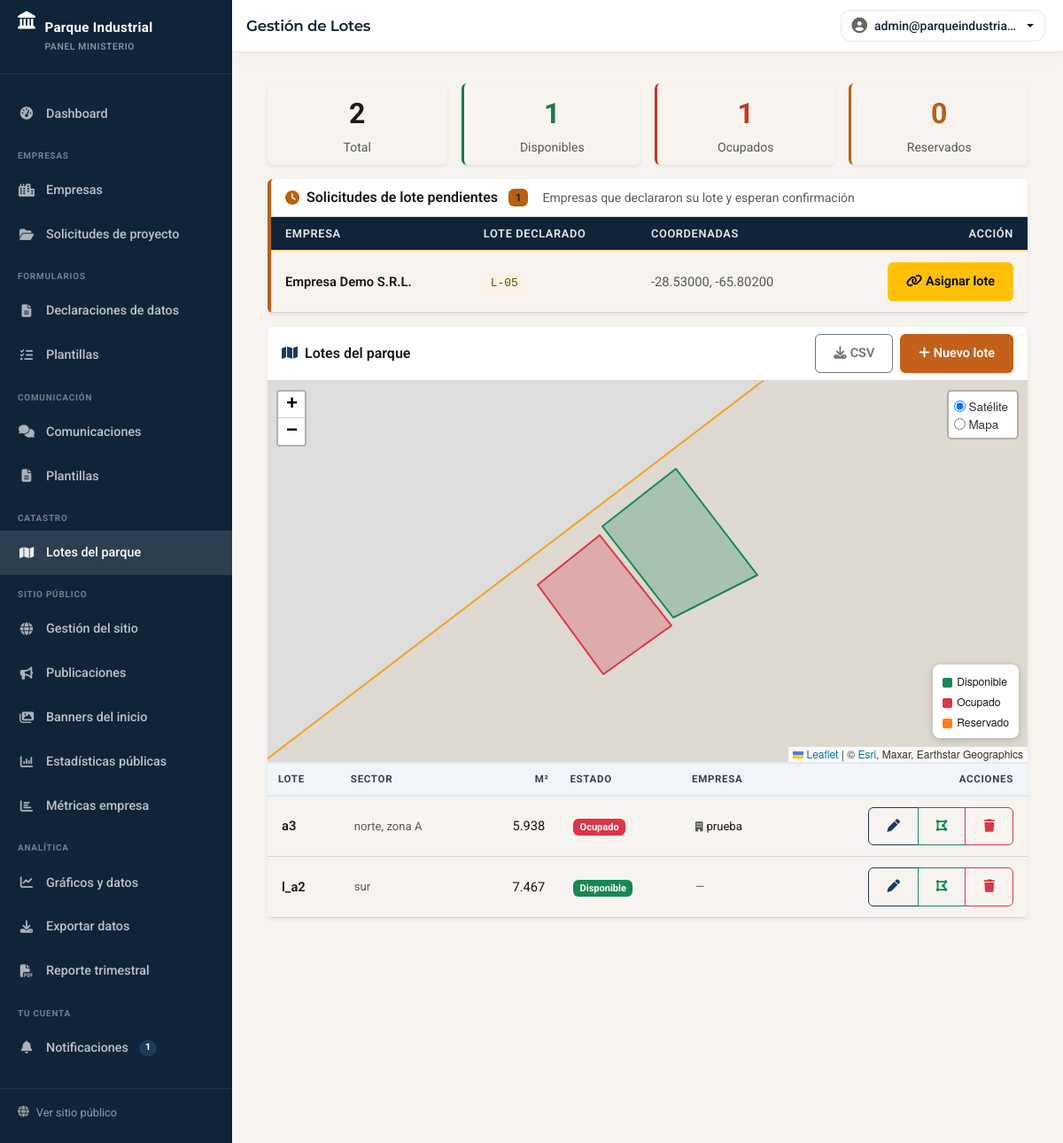
Screenshot of /ministerio/lotes.php (signed in) with the database file from the repository.
### tables this page shows
CREATE TABLE `lotes` (
  `id` int(11) NOT NULL AUTO_INCREMENT,
  `numero_lote` varchar(50) NOT NULL,
  `sector` varchar(100) DEFAULT NULL,
  `superficie_m2` decimal(10,2) DEFAULT NULL,
  `estado` enum('disponible','ocupado','reservado') DEFAULT 'disponible',
  `geometria_terreno` longtext DEFAULT NULL COMMENT 'GeoJSON Polygon serializado',
  `empresa_id` int(11) DEFAULT NULL,
  `created_at` timestamp NOT NULL DEFAULT current_timestamp(),
  `updated_at` timestamp NOT NULL DEFAULT current_timestamp() ON UPDATE current_timestamp(),
  PRIMARY KEY (`id`),
  UNIQUE KEY `uk_numero_lote` (`numero_lote`),
  KEY `idx_estado` (`estado`),
  KEY `idx_empresa` (`empresa_id`),
  CONSTRAINT `lotes_ibfk_1` FOREIGN KEY (`empresa_id`) REFERENCES `empresas` (`id`) ON DELETE SET NULL
);

CREATE TABLE `empresas` (
  `id` int(11) NOT NULL AUTO_INCREMENT,
  `usuario_id` int(11) DEFAULT NULL,
  `nombre` varchar(255) NOT NULL,
  `razon_social` varchar(255) DEFAULT NULL,
  `cuit` varchar(20) DEFAULT NULL,
  `rubro` varchar(100) DEFAULT NULL,
  `descripcion` text DEFAULT NULL,
  `ubicacion` varchar(100) DEFAULT NULL COMMENT 'PI El Pantanillo, Capital, etc',
  `direccion` varchar(255) DEFAULT NULL,
  `latitud` decimal(10,8) DEFAULT NULL,
  `longitud` decimal(11,8) DEFAULT NULL,
  `telefono` varchar(50) DEFAULT NULL,
  `email_contacto` varchar(255) DEFAULT NULL,
  `contacto_nombre` varchar(255) DEFAULT NULL,
  `sitio_web` varchar(255) DEFAULT NULL,
  `facebook` varchar(255) DEFAULT NULL,
  `instagram` varchar(255) DEFAULT NULL,
  `linkedin` varchar(255) DEFAULT NULL,
  `logo` varchar(255) DEFAULT NULL,
  `imagen_portada` varchar(255) DEFAULT NULL,
  `estado` enum('pendiente','activa','suspendida','inactiva') DEFAULT 'pendiente',
  `perfil_completo` tinyint(1) DEFAULT 0,
  `verificada` tinyint(1) DEFAULT 0,
  `visitas` int(11) DEFAULT 0,
  `lote_declarado` varchar(50) DEFAULT NULL COMMENT 'Numero de lote declarado por la empresa',
  `lote_solicitud_estado` enum('sin_solicitud','pendiente','asignado') NOT NULL DEFAULT 'sin_solicitud',
  `created_at` timestamp NOT NULL DEFAULT current_timestamp(),
  `updated_at` timestamp NOT NULL DEFAULT current_timestamp() ON UPDATE current_timestamp(),
  PRIMARY KEY (`id`),
  KEY `usuario_id` (`usuario_id`),
  KEY `idx_rubro` (`rubro`),
  KEY `idx_ubicacion` (`ubicacion`),
  KEY `idx_estado` (`estado`),
  KEY `idx_visitas` (`visitas`),
  FULLTEXT KEY `idx_busqueda` (`nombre`,`razon_social`,`descripcion`,`rubro`),
  CONSTRAINT `empresas_ibfk_1` FOREIGN KEY (`usuario_id`) REFERENCES `usuarios` (`id`) ON DELETE SET NULL
);

### includes/funciones.php (called while the page is built, shortened)
<?php
function e($string) {
    return htmlspecialchars($string ?? '', ENT_QUOTES, 'UTF-8');
}

### public/ministerio/lotes.php (the view, shortened to what this page needs)
<?php
$db = getDB();
$solicitudes_pendientes = [];
try {
    $solicitudes_pendientes = $db->query(
        "SELECT id, COALESCE(nombre, razon_social) AS nombre, latitud, longitud, lote_declarado
         FROM empresas
         WHERE lote_solicitud_estado = 'pendiente' AND lote_declarado IS NOT NULL
         ORDER BY COALESCE(nombre, razon_social)"
    )->fetchAll();
} catch (Throwable $e) {  }
$lotes = $db->query(
    "SELECT l.id, l.numero_lote, l.sector, l.superficie_m2, l.estado,
            l.empresa_id, l.geometria_terreno,
            l.geometria_terreno IS NOT NULL AS tiene_poligono,
            COALESCE(e.nombre, e.razon_social) AS empresa_nombre
     FROM lotes l
     LEFT JOIN empresas e ON l.empresa_id = e.id
     ORDER BY l.numero_lote ASC"
)->fetchAll();
$conteos = ['total' => count($lotes), 'disponible' => 0, 'ocupado' => 0, 'reservado' => 0];
foreach ($lotes as $l) {
    $conteos[$l['estado']] = ($conteos[$l['estado']] ?? 0) + 1;
}
$extra_head = '
<link rel="stylesheet" href="https://unpkg.com/leaflet@1.9.4/dist/leaflet.css"/>
<link rel="stylesheet" href="https://cdnjs.cloudflare.com/ajax/libs/leaflet.draw/1.0.4/leaflet.draw.css"/>
<style>
/* Mapa full-width arriba */
#mapaGeneral   { width: 100%; height: clamp(380px, calc(100vh - 370px), 600px); }
#mapaLoteModal { height: 500px; }
/* Tabla scrollable debajo del mapa */
.lotes-table-wrap {
    overflow-y: auto;
    max-height: 300px;
    border-top: 2px solid #e2e8f0;
}
.lotes-table-wrap table { font-size: .83rem; }
/* Header de tabla — neutraliza el override oscuro de styles.css */
.lotes-table-wrap thead th {
    background: #f1f5f9 !important;
    color: #374151 !important;
    font-weight: 700;
    font-size: .72rem;
    letter-spacing: .06em;
    text-transform: uppercase;
    border-bottom: 2px solid #e2e8f0 !important;
    padding: 8px 12px;
    white-space: nowrap;
}
.badge-disponible { background: #198754; }
.badge-ocupado    { background: #dc3545; }
.badge-reservado  { background: #fd7e14; }
.lote-row-sin-geo td:first-child { opacity: .55; }
tr.lote-activa    { background: #e8f4fd !important; outline: 2px solid #0d6efd; outline-offset: -2px; }
/* Control de capas Leaflet — tamaño compacto */
.leaflet-control-layers { font-size: .78rem; }
@media (max-width: 768px) {
    #mapaGeneral { height: 320px; }
    .lotes-table-wrap { max-height: 260px; }
}
</style>
';
require_once BASEPATH . '/includes/ministerio_layout_header.php';
?>
<div class="row g-3 mb-3">
    <div class="col-6 col-md-3">
        <div class="card border-0 shadow-sm text-center py-2">
            <div class="fs-2 fw-bold"><?= $conteos['total'] ?></div>
            <div class="small text-muted">Total</div>
        </div>
    </div>
    <div class="col-6 col-md-3">
        <div class="card border-0 shadow-sm text-center py-2 border-start border-success border-3">
            <div class="fs-2 fw-bold text-success"><?= $conteos['disponible'] ?></div>
            <div class="small text-muted">Disponibles</div>
        </div>
    </div>
    <div class="col-6 col-md-3">
        <div class="card border-0 shadow-sm text-center py-2 border-start border-danger border-3">
            <div class="fs-2 fw-bold text-danger"><?= $conteos['ocupado'] ?></div>
            <div class="small text-muted">Ocupados</div>
        </div>
    </div>
    <div class="col-6 col-md-3">
        <div class="card border-0 shadow-sm text-center py-2 border-start border-warning border-3">
            <div class="fs-2 fw-bold text-warning"><?= $conteos['reservado'] ?></div>
            <div class="small text-muted">Reservados</div>
        </div>
    </div>
</div>
<?php if (!empty($solicitudes_pendientes)): ?>
<div class="card border-0 shadow-sm border-start border-warning border-4 mb-3">
    <div class="card-header bg-white py-2 d-flex align-items-center gap-2">
        <i class="fa-solid fa-clock text-warning"></i>
        <span class="fw-semibold">Solicitudes de lote pendientes</span>
        <span class="badge bg-warning text-dark ms-1"><?= count($solicitudes_pendientes) ?></span>
        <small class="text-muted ms-2">Empresas que declararon su lote y esperan confirmación</small>
    </div>
    <div class="card-body p-0">
        <table class="table table-sm table-hover align-middle mb-0" style="font-size:.84rem;">
            <thead style="background:#fefce8; border-bottom:2px solid #fde68a;">
                <tr>
                    <th class="px-3 py-2">Empresa</th>
                    <th class="py-2">Lote declarado</th>
                    <th class="py-2">Coordenadas</th>
                    <th class="text-end pe-3 py-2">Acción</th>
                </tr>
            </thead>
            <tbody>
            <?php foreach ($solicitudes_pendientes as $sol): ?>
            <tr>
                <td class="px-3 fw-semibold"><?= e($sol['nombre']) ?></td>
                <td><code class="text-warning-emphasis bg-warning-subtle px-2 py-1 rounded"><?= e($sol['lote_declarado']) ?></code></td>
                <td class="text-muted small">
                    <?php if ($sol['latitud'] && $sol['longitud']): ?>
                    <?= number_format((float)$sol['latitud'], 5) ?>, <?= number_format((float)$sol['longitud'], 5) ?>
                    <?php else: ?>—<?php endif; ?>
                </td>
                <td class="text-end pe-3">
                    <button class="btn btn-sm btn-warning btn-asignar-sol"
                            data-empresa-id="<?= (int)$sol['id'] ?>"
                            data-empresa-nombre="<?= e($sol['nombre']) ?>"
                            data-lote-numero="<?= e($sol['lote_declarado']) ?>"
                            data-lat="<?= e($sol['latitud'] ?? '') ?>"
                            data-lng="<?= e($sol['longitud'] ?? '') ?>">
                        <i class="fa-solid fa-link me-1"></i>Asignar lote
                    </button>
                </td>
            </tr>
            <?php endforeach; ?>
            </tbody>
        </table>
    </div>
</div>
<?php endif; ?>
<div class="card border-0 shadow-sm overflow-hidden">
    <div class="card-header bg-white d-flex align-items-center justify-content-between py-2">
        <span class="fw-semibold"><i class="fa-solid fa-map me-2 text-primary"></i>Lotes del parque</span>
        <div class="d-flex gap-2">
            <button class="btn btn-sm btn-outline-secondary" id="btnExportCsv">
                <i class="fa-solid fa-download me-1"></i>CSV
            </button>
            <button class="btn btn-sm btn-primary" data-bs-toggle="modal" data-bs-target="#modalLote" id="btnNuevoLote">
                <i class="fa-solid fa-plus me-1"></i>Nuevo lote
            </button>
        </div>
    </div>
    <div id="mapaGeneral"></div>
    <div class="lotes-table-wrap">
        <table class="table table-hover align-middle mb-0" id="tablaLotes">
            <thead class="sticky-top">
                <tr>
                    <th>Lote</th>
                    <th>Sector</th>
                    <th class="text-end">m²</th>
                    <th>Estado</th>
                    <th>Empresa</th>
                    <th class="text-end pe-3">Acciones</th>
                </tr>
            </thead>
            <tbody>
            <?php foreach ($lotes as $lote): ?>
            <tr class="<?= $lote['tiene_poligono'] ? '' : 'lote-row-sin-geo' ?>"
                data-id="<?= $lote['id'] ?>"
                data-numero="<?= e($lote['numero_lote']) ?>"
                data-sector="<?= e($lote['sector'] ?? '') ?>"
                data-superficie="<?= e($lote['superficie_m2'] ?? '') ?>"
                data-estado="<?= e($lote['estado']) ?>"
                data-empresa="<?= (int) $lote['empresa_id'] ?>">
                <td class="fw-semibold"><?= e($lote['numero_lote']) ?></td>
                <td class="text-muted" style="font-size:.82rem;"><?= $lote['sector'] ? e($lote['sector']) : '<span class="text-muted">—</span>' ?></td>
                <td class="text-end cell-m2">
                    <?= $lote['superficie_m2'] !== null ? number_format((float)$lote['superficie_m2'], 0, ',', '.') : '<span class="text-muted">—</span>' ?>
                </td>
                <td>
                    <span class="badge badge-<?= e($lote['estado']) ?>"><?= ucfirst(e($lote['estado'])) ?></span>
                </td>
                <td style="font-size:.82rem;">
                    <?= $lote['empresa_nombre'] ? '<i class="fa-solid fa-building me-1 text-muted" style="font-size:.7rem;"></i>' . e($lote['empresa_nombre']) : '<span class="text-muted">—</span>' ?>
                </td>
                <td class="text-end pe-3">
                    <div class="btn-group btn-group-sm">
                        <button class="btn btn-outline-primary btn-editar" title="Editar datos">
                            <i class="fa-solid fa-pen"></i>
                        </button>
                        <button class="btn btn-outline-success btn-mapa" title="Dibujar polígono"
                                data-id="<?= $lote['id'] ?>" data-numero="<?= e($lote['numero_lote']) ?>">
                            <i class="fa-solid fa-draw-polygon"></i>
                        </button>
                        <button class="btn btn-outline-danger btn-eliminar" title="Eliminar"
                                data-id="<?= $lote['id'] ?>" data-numero="<?= e($lote['numero_lote']) ?>">
                            <i class="fa-solid fa-trash"></i>
                        </button>
                    </div>
                </td>
            </tr>
            <?php endforeach; ?>
            </tbody>
        </table>
    </div>
</div>
<?php require_once BASEPATH . '/includes/ministerio_layout_footer.php'; ?>

### public/css/styles.css (style rules this page uses)
:root { --primary: #1b3a5c; --primary-dark: #0f2438; --primary-mid: #1e4a73; --primary-light: #2c6496; --amber: #c4601a; --amber-light: #e8813a; --amber-bg: #fdf0e4; --secondary: #1d7a4a; --secondary-bg: #e4f3eb; --success: #1d7a4a; --success-bg: #e4f3eb; --warning: #b86010; --warning-bg: #fdf0e4; --danger: #c0392b; --danger-bg: #fdecea; --info: #1e6091; --info-bg: #e3eef8; --stone: #f7f4f0; --stone-mid: #ede9e3; --stone-deep: #d9d3ca; --ink: #1a1714; --muted: #6b6460; --white: #ffffff; --gray-100: #f7f4f0; --gray-200: #ede9e3; --gray-300: #d9d3ca; --gray-600: #6b6460; --gray-800: #2e2a27; --gray-900: #1a1714; --shadow: 0 2px 8px rgba(15, 36, 56, 0.08); --shadow-lg: 0 6px 24px rgba(15, 36, 56, 0.12); --shadow-amber: 0 4px 16px rgba(196, 96, 26, 0.22); --radius: 6px; --radius-md: 10px; --radius-lg: 14px; --radius-pill: 999px; }
:root { --bs-primary: #1b3a5c; --bs-primary-rgb: 27, 58, 92; --bs-secondary: #6b6460; --bs-secondary-rgb: 107, 100, 96; --bs-success: #1d7a4a; --bs-success-rgb: 29, 122, 74; --bs-warning: #b86010; --bs-warning-rgb: 184, 96, 16; --bs-danger: #c0392b; --bs-danger-rgb: 192, 57, 43; --bs-info: #1e6091; --bs-info-rgb: 30, 96, 145; --bs-body-bg: #f7f4f0; --bs-body-color: #1a1714; --bs-border-color: #d9d3ca; --bs-link-color: #1b3a5c; --bs-link-hover-color: #1e4a73; --bs-success-bg-subtle: #e4f3eb; --bs-warning-bg-subtle: #fdf0e4; --bs-danger-bg-subtle: #fdecea; --bs-info-bg-subtle: #e3eef8; }
* { box-sizing: border-box; }
html { scroll-behavior: smooth; }
body { font-family: 'Inter', 'Roboto', system-ui, sans-serif; font-size: 16px; line-height: 1.65; color: var(--ink); background: var(--stone); margin: 0; }
.table { margin: 0; }
.table thead th { background: var(--primary-dark); color: rgba(255,255,255,0.9); font-weight: 600; font-size: 0.8rem; letter-spacing: 0.05em; text-transform: uppercase; border: none; padding: 12px 16px; }
.table tbody td { padding: 12px 16px; vertical-align: middle; color: var(--ink); font-size: 0.92rem; }
.btn { border-radius: var(--radius); padding: 10px 20px; font-weight: 600; font-size: 0.9rem; transition: background 0.2s, transform 0.15s, box-shadow 0.2s; }
.btn-primary { background: var(--amber); border-color: var(--amber); color: #fff; }
.btn-outline-primary { color: var(--primary); border-color: var(--primary); background: transparent; }
.text-primary { color: var(--primary) !important; }

### public/css/empresa-app.css (style rules this page uses)
:root { --ea-primary: #1b3a5c; --ea-primary-dark: #0f2438; --ea-primary-mid: #1e4a73; --ea-amber: #c4601a; --ea-surface: #f7f4f0; --ea-card-shadow: 0 4px 24px rgba(15, 36, 56, 0.07); --ea-card-shadow-hover: 0 8px 32px rgba(15, 36, 56, 0.12); --ea-sidebar-w: 232px; --ea-topbar-h: 58px; }
body.empresa-app-body, body.ministerio-app-body { margin: 0; min-height: 100vh; background: #f7f4f0; font-family: 'Roboto', system-ui, sans-serif; }
body.ministerio-app-body { --ea-sidebar-w: 262px; }

### public/ministerio/lotes.php (style rules this page uses)
#mapaGeneral { width: 100%; height: clamp(380px, calc(100vh - 370px), 600px); }
.lotes-table-wrap { overflow-y: auto; max-height: 300px; border-top: 2px solid #e2e8f0; }
.lotes-table-wrap table { font-size: .83rem; }
.lotes-table-wrap thead th { background: #f1f5f9 !important; color: #374151 !important; font-weight: 700; font-size: .72rem; letter-spacing: .06em; text-transform: uppercase; border-bottom: 2px solid #e2e8f0 !important; padding: 8px 12px; white-space: nowrap; }
.badge-disponible { background: #198754; }
.badge-ocupado { background: #dc3545; }

### rows the page displays
lotes: id "2", numero_lote "l_a2", sector "sur", superficie_m2 "7.467", estado "Disponible"
empresas: nombre "Empresa Demo S.R.L.", lote_declarado "L-05", latitud "-28.53000", longitud "-65.80200"
lotes: numero_lote "a3", sector "norte, zona A", superficie_m2 "5.938", estado "Ocupado", empresa_nombre "prueba"

### other values shown
$badge_notif "1"
$page_title "Gestión de Lotes"
$topbar_name "admin@parqueindustria…"
$conteos['disponible'] "1"
$conteos['ocupado'] "1"
$conteos['reservado'] "0"
count($solicitudes_pendientes) "1"
